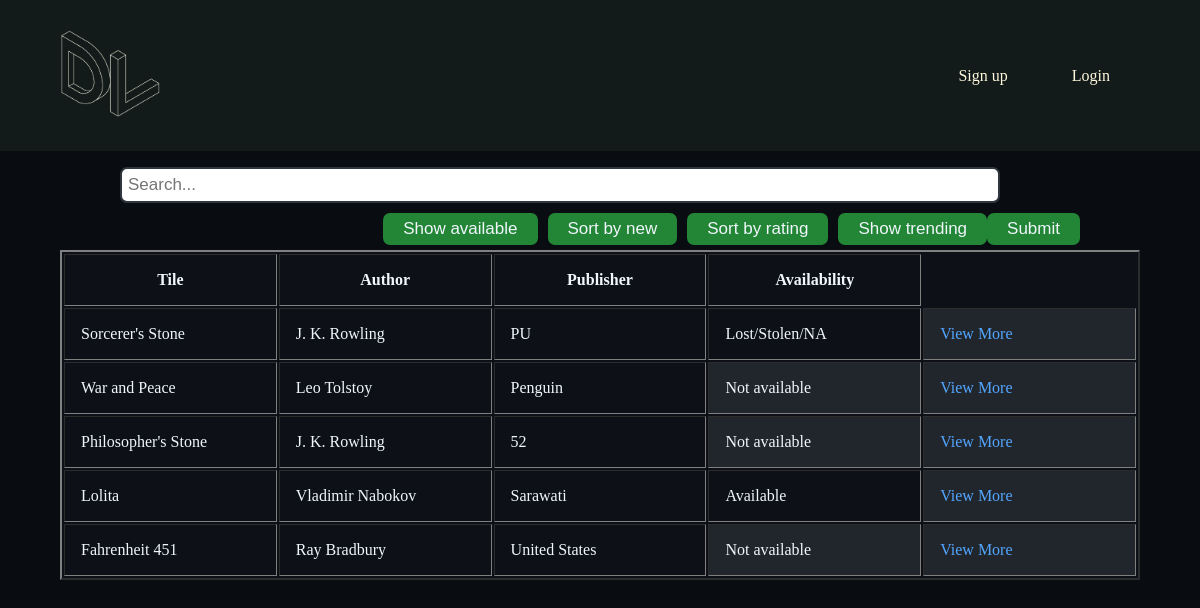
The page / on the database its author committed.
### book/models.py (models this page shows)
class Book(models.Model):
    Title = models.CharField(max_length = 120,null = False)
    Author = models.CharField(max_length = 120)
    Publisher = models.CharField(max_length = 120)
    Genre = models.CharField(max_length = 120)
    ISBN = models.CharField(max_length = 13,null = False) #as int was small, take as char
    Location = models.TextField()
    Available = models.BooleanField(default=True)
    Lost = models.BooleanField(default=False)
    Comments = models.TextField(null=True)
    SoftCopy = models.URLField(blank = True, max_length=200)

### Home/views.py (the view)
# urls.py: path('', home_view, name='home'),
def home_view(request,*args,**kwargs):
    books = Book.objects.all()
    book_list = []
    for book in books:
        book_list.append(book)
    random.shuffle(book_list)
    if request.user.groups.filter(name="Librarian"):
        return render(request,"Home/home-librarian.html",{"books":book_list})
    else:
        return render(request,"Home/home.html",{"books":book_list})

### Templates/Home/home.html (shortened to what this page needs)
{% load static %}
<!DOCTYPE html>
<head>
    <link rel="stylesheet" href="{% static 'Home/stylen.css' %}">
</head>
<body style= "background-color:#090c10;">
    <header>
    <a href="/"><img src="{% static 'DevLibrary.png' %}" alt="" width = "100" ></a>
        <nav>
            <ul class = "nvlinks">
                {% if user.is_authenticated %}
                <li><a href="user/">Hello, {{user.username}}</a></li>
                <li><a href="logout/">Logout</a></li>
                {% else %}
                <li><a href="register/">Sign up</a></li>
                <li><a href="login/">Login</a></li>
                {% endif %}
            </ul>
        </nav>
    </header>
    <div class = "searchbar">
        <form action = "/search/" method = "GET">
         <input type="text" placeholder="Search..." name="srch" id="srch">
         <button type="submit">Submit</button>
        </form>
        <a href= "/trend/" style ="color:white;text-decoration:none;"><button style="margin:0px 0px 5px 10px">  Show trending </button></a>
        <a href= "/sortrate/" style ="color:white;text-decoration:none;"><button style="margin:0px 0px 5px 10px">  Sort by rating  </button></a>
        <a href= "/sortnew/" style ="color:white;text-decoration:none;"><button style="margin:0px 0px 5px 10px">  Sort by new  </button></a>
        <a href= "/sortavlbl/" style ="color:white;text-decoration:none;"><button style="margin:0px 0px 5px 10px">  Show available  </button></a>
    </div>
    <div>
    <table class="table" border = "2px solid black" style="margin-left:auto;margin-right:auto;width:90%;color:#f0f6fc;background-color:#0d1117">
        <thead>
            <tr>
                <th style = "padding: 16px; width:20%;">Tile</th>
                <th style = "padding: 16px; width:20%;">Author</th>
                <th style = "padding: 16px; width:20%;">Publisher</th>
                <th style = "padding: 16px; width:20%;">Availability</th>
            </tr>
        </thead>
        <tbody>
        {% for book in books%}
            <tr>
                <td style = "padding: 16px; width:20%;" scope="row">{{book.Title}}</td>
                <td style = "padding: 16px; width:20%;">{{book.Author}}</td>
                <td style = "padding: 16px; width:20%;">{{book.Publisher}}</td>
                {% if book.Lost %}
                <td style = "padding: 16px; width:20%;">Lost/Stolen/NA</td>
                {% else %}
                    {% if book.Available %}
                    <td style = "padding: 16px; width:20%;">Available</td>
                    {% else %}
                    <td style = "padding: 16px; width:10%;background-color:#21262d;">Not available</td>
                    {% endif %}
                {% endif %}
                <td style = "padding: 16px; width:20%;background-color:#21262d;"><a href ="/book/{{book.id}}">View More</a></td>
            </tr>
        {% endfor %}
        </tbody>
    </table>
    </div>
</body>

### static/Home/stylen.css (style rules this page uses)
body { background-color: lightblue; }
* { margin: 0; padding: 0; }
header a,li { font: "Montserrat", sans-serif; font-size: 16px; color: cornsilk; text-decoration: none; }
header { background-color: #121a1a; display: flex; justify-content: space-between; align-items: center; padding: 30px 5%; }
.nvlinks { list-style: none; }
.nvlinks li { display: inline-block; padding: 0 30px; }
.searchbar { width: 80%; margin-left: auto; margin-right: auto; margin-top: 16px; }
.searchbar form { width: 100%; }
.searchbar input[type=text] { padding: 6px; width: 90%; margin-top: 0; margin-right: 0px; margin-left: auto; margin-bottom: 10px; font-size: 17px; border: 2px solid #30363d; border-radius: 7px; }
.searchbar button { float: right; padding: 6px 20px; margin-top: 0px; margin-left: 0px; margin-right: auto; background: #238636; color: #f0f6fc; font-size: 17px; border-radius: 7px; border: none; cursor: pointer; }
table a { color: #53a6ff; text-decoration: none; }

### rows shown on the page
Book: Title "Sorcerer's Stone", Author "J. K. Rowling", Publisher "PU", Lost "Lost/Stolen/NA"
Book: Title "War and Peace", Author "Leo Tolstoy", Publisher "Penguin", Lost "Not available"
Book: Title "Philosopher's Stone", Author "J. K. Rowling", Publisher "52", Lost "Not available"
Book: Title "Lolita", Author "Vladimir Nabokov", Publisher "Sarawati", Lost "Available"
Book: Title "Fahrenheit 451", Author "Ray Bradbury", Publisher "United States", Lost "Not available"
